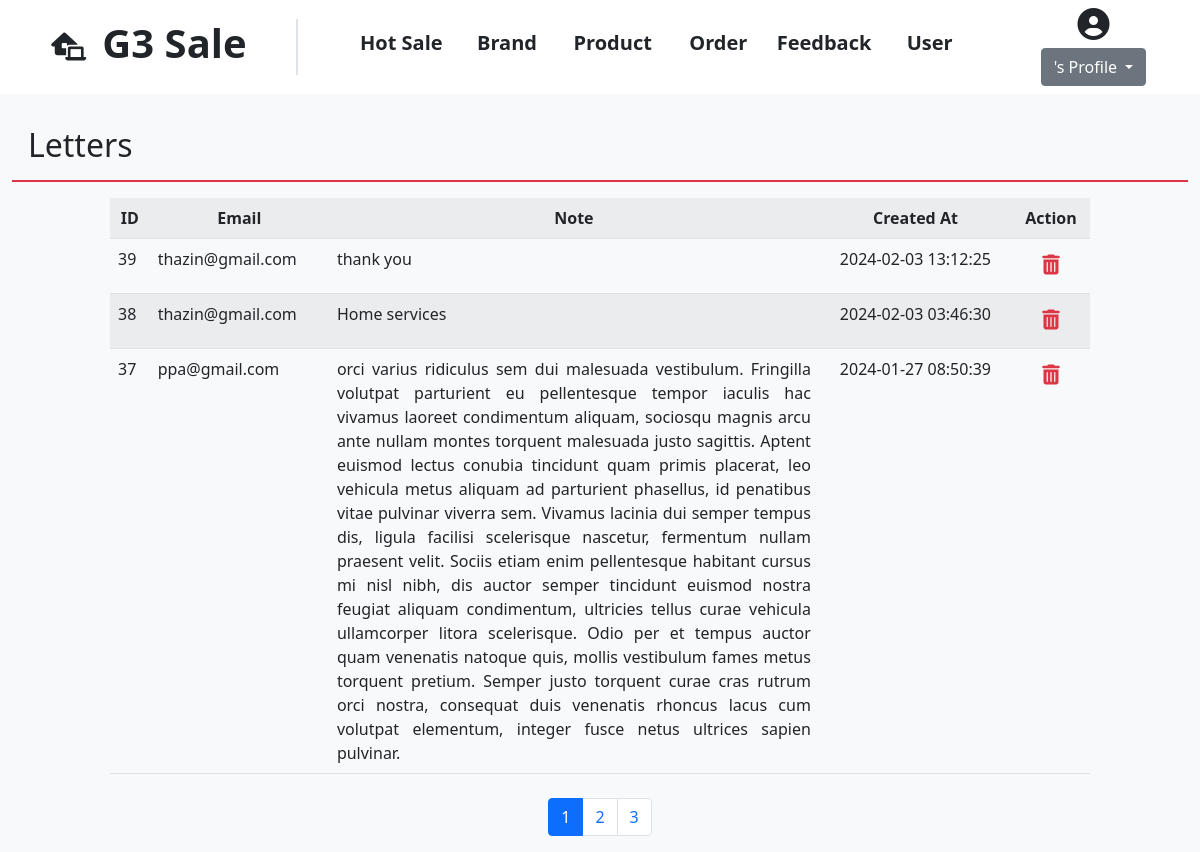
Screenshot of /admin/comments/letters.php with the database file from the repository.
### tables this page shows
CREATE TABLE `commentbox` (
  `id` bigint(20) NOT NULL,
  `email` varchar(225) NOT NULL,
  `note` longtext NOT NULL,
  `created_at` timestamp NOT NULL DEFAULT current_timestamp() ON UPDATE current_timestamp()
);

### admin/comments/letters.php (the view, shortened to what this page needs)
<?php
include '../../connection.php';
$num_per_page = 3;
if (isset($_GET["page"])) {
    $page = $_GET["page"];
} else {
    $page = 1;
}
$start = ($page - 1) * $num_per_page;
$sql = "SELECT * FROM commentbox order by id desc limit $start , $num_per_page";
$pgresult = mysqli_query($connection, $sql);
?>
<!DOCTYPE html>
<html lang="en">
<head>
    <link href="https://cdn.jsdelivr.net/npm/bootstrap@5.1.3/dist/css/bootstrap.min.css" rel="stylesheet"
>
    <link rel="stylesheet" href="https://cdnjs.cloudflare.com/ajax/libs/font-awesome/6.5.1/css/all.min.css"
 />
    <link rel="stylesheet" href="https://cdnjs.cloudflare.com/ajax/libs/font-awesome/6.5.1/css/all.min.css"
 />
    <link rel="stylesheet" href="../../style.css">
</head>
<body class="bg-light">
    <?php include '../../layouts/header.php' ?>
    <div class="container-fluid ">
        <div class="row justify-content-center mt-3 ">
            <div class="">
                <div class="d-flex justify-content-between bg-light  mb-3 border-2 border-bottom border-danger p-2">
                    <div>
                        <h2 class=" m-2">Letters</h2>
                    </div>
                </div>
                <div class="col-10 offset-1">
                    <?php
                    $comments = mysqli_query($connection, "SELECT * FROM commentbox");
                    if (mysqli_num_rows($comments) > 0) {
                        ?>
                        <table class="table table-striped table-hover">
                            <tr class="text-center fw-bolder">
                                <td>ID</td>
                                <td>Email</td>
                                <td>Note</td>
                                <td>Created At</td>
                                <td>Action</td>
                            </tr>
                            <?php
                            while ($cmt = mysqli_fetch_array($pgresult)) {
                                ?>
                                <tr>
                                    <td>
                                        <?php echo $cmt["id"]; ?>
                                    </td>
                                    <td>
                                        <?php echo $cmt["email"]; ?>
                                    </td>
                                    <td class="col-6" style="text-align: justify;">
                                        <?php echo $cmt["note"]; ?>
                                    </td>
                                    <td class="text-center">
                                        <?php echo $cmt["created_at"]; ?>
                                    </td>
                                    <td class="text-center">
                                        <form action="" method="post">
                                            <button type="submit" name="delete" class="btn" value=<?php echo $cmt['id']; ?>
                                                onclick="return  confirm('Are you sure you want to DELETE!')">
                                                <i class="fa-solid fa-trash-can text-danger fs-5"></i>
                                            </button>
                                        </form>
                                    </td>
                                </tr>
                                <?php
                            }
                            ?>
                        </table>
                        <?php
                    } else {
                        echo "<div class='text-center fs-2'>";
                        echo "<i class='fa-regular fa-face-sad-tear fs-4 me-3'>";
                        echo "</i>No comments received yet.";
                        echo "</div>";
                    }
                    ?>
                </div>
            </div>
        </div>
    </div>
    <ul class="pagination justify-content-center mt-2 g-2">
        <?php
        $sql = "SELECT * FROM commentbox";
        $pgresult = mysqli_query($connection, $sql);
        $total_records = mysqli_num_rows($pgresult);
        $total_pages = ceil($total_records / $num_per_page);
        for ($i = 1; $i <= $total_pages; $i++) {
            $activeClass = $i == $page ? 'active' : '';
            echo "<li class='page-item {$activeClass}'><a class='page-link' href='letters.php?page={$i}'>{$i}</a></li>";
        }
        ?>
    </ul>
</body>
</html>

### style.css (style rules this page uses)
* { margin: 0; padding: 0; }

### rows the page displays
commentbox: id "39", email "thazin@gmail.com", note "thank you", created_at "2024-02-03 13:12:25"
commentbox: id "38", email "thazin@gmail.com", note "Home services", created_at "2024-02-03 03:46:30"
commentbox: id "37", email "ppa@gmail.com", note "orci varius ridiculus sem dui malesuada vestibulum. Fringilla volutpat parturient eu pellentesque tempor iaculis hac vivamus laoreet condimentum aliquam, sociosqu magnis arcu ante nullam montes torquent malesuada justo sagittis. Aptent euismod lectus conubia tincidunt quam primis placerat, leo vehicula metus aliquam ad parturient phasellus, id penatibus vitae pulvinar viverra sem. Vivamus lacinia dui semper tempus dis, ligula facilisi scelerisque nascetur, fermentum nullam praesent velit. Sociis etiam enim pellentesque habitant cursus mi nisl nibh, dis auctor semper tincidunt euismod nostra feugiat aliquam condimentum, ultricies tellus curae vehicula ullamcorper litora scelerisque. Odio per…", created_at "2024-01-27 08:50:39"
